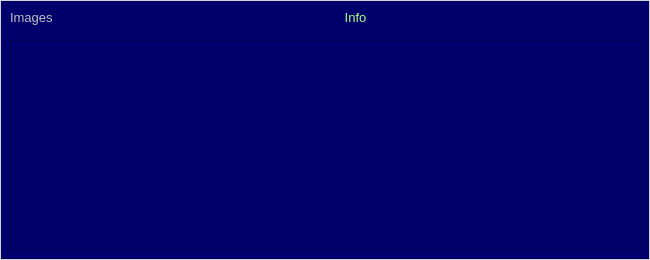
  <widget class="QFrame" name="frm_img">
   <property name="geometry">
    <rect>
     <x>440</x>
     <y>190</y>
     <width>650</width>
     <height>260</height>
    </rect>
   </property>
   <property name="font">
    <font>
     <pointsize>12</pointsize>
    </font>
   </property>
   <property name="styleSheet">
    <string notr="true">background-color: rgb(0, 0, 108);
color: rgb(209, 209, 209);</string>
   </property>
   <property name="frameShape">
    <enum>QFrame::Box</enum>
   </property>
   <property name="frameShadow">
    <enum>QFrame::Plain</enum>
   </property>
   <widget class="QLabel" name="lbl_img_img">
    <property name="geometry">
     <rect>
      <x>10</x>
      <y>10</y>
      <width>91</width>
      <height>16</height>
     </rect>
    </property>
    <property name="font">
     <font>
      <pointsize>10</pointsize>
     </font>
    </property>
    <property name="styleSheet">
     <string notr="true">color: rgb(191, 191, 191);</string>
    </property>
    <property name="text">
     <string>Images</string>
    </property>
    <property name="textInteractionFlags">
     <set>Qt::LinksAccessibleByMouse|Qt::TextSelectableByMouse</set>
    </property>
   </widget>
   <widget class="QLabel" name="lbl_img_enabled">
    <property name="geometry">
     <rect>
      <x>610</x>
      <y>5</y>
      <width>30</width>
      <height>30</height>
     </rect>
    </property>
    <property name="styleSheet">
     <string notr="true">QLabel:hover {background-color: rgb(0, 0, 255);}
</string>
    </property>
    <property name="text">
     <string/>
    </property>
    <property name="pixmap">
     <pixmap>../images/thumb_up.png</pixmap>
    </property>
    <property name="scaledContents">
     <bool>true</bool>
    </property>
   </widget>
   <widget class="QFrame" name="frm_img_pics">
    <property name="geometry">
     <rect>
      <x>10</x>
      <y>40</y>
      <width>631</width>
      <height>210</height>
     </rect>
    </property>
    <property name="frameShape">
     <enum>QFrame::StyledPanel</enum>
    </property>
    <property name="frameShadow">
     <enum>QFrame::Raised</enum>
    </property>
   </widget>
   <widget class="QLabel" name="lbl_img_info">
    <property name="geometry">
     <rect>
      <x>110</x>
      <y>10</y>
      <width>491</width>
      <height>16</height>
     </rect>
    </property>
    <property name="font">
     <font>
      <pointsize>10</pointsize>
     </font>
    </property>
    <property name="styleSheet">
     <string notr="true">color: rgb(170, 255, 127);</string>
    </property>
    <property name="text">
     <string>Info</string>
    </property>
    <property name="alignment">
     <set>Qt::AlignCenter</set>
    </property>
    <property name="textInteractionFlags">
     <set>Qt::LinksAccessibleByMouse|Qt::TextSelectableByMouse</set>
    </property>
   </widget>
  </widget>
